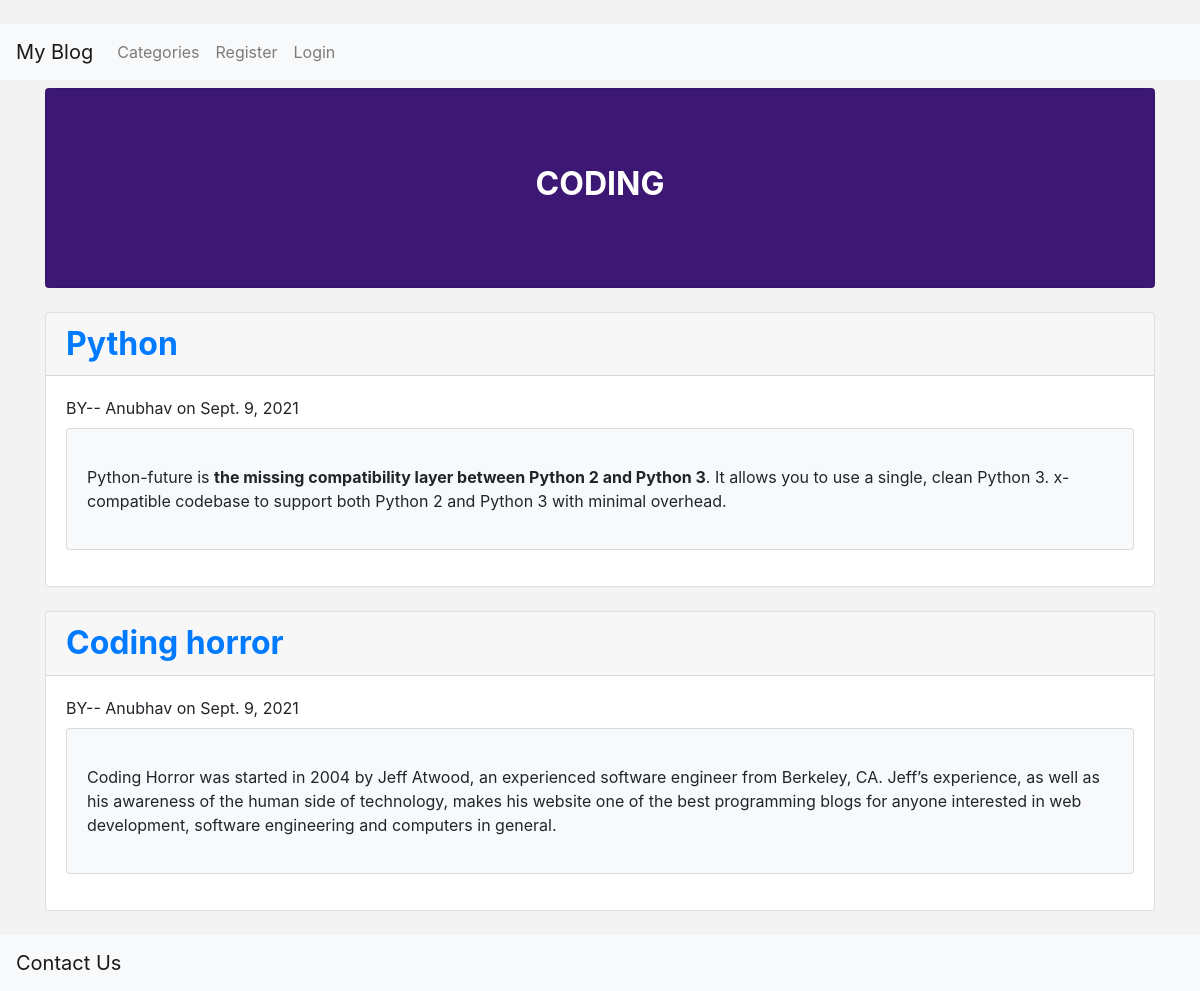
Screenshot of /category/Coding/ with the database file from the repository.
### myblog/models.py (models this page shows, shortened)
class Post(models.Model):
    title=models.CharField(max_length=255)
    header_image=models.ImageField(null=True,blank=True,upload_to="images/")
    title_tag=models.CharField(max_length=64,default="My Blog")
    author=models.ForeignKey(User,on_delete=models.CASCADE)
    body=RichTextField(blank=True,null=True)
    post_date=models.DateField(auto_now_add=True)
    snippet=models.CharField(max_length=255)
    category=models.CharField(max_length=255)##add default for admin site adding category
    likes=models.ManyToManyField(User,related_name='bog_posts')

### myblog/views.py (the view)
# urls.py: path("category/<str:cat>/",CategoryView,name='category'),
def CategoryView(request,cat):
    category_posts=Post.objects.filter(category=cat)
    return render(request,"myblog/categories.html",
                  {
                    'category_posts':category_posts
                    })

### myblog/templates/myblog/categories.html (shortened to what this page needs)
{% extends 'myblog/base.html' %}
   {% block body %}
   <div class="card my-2" style="display:flex;justify-content:center;text-align:center; background-color:#3C1874; width:100%;height:200px;">
      {% for v in category_posts|slice:":1" %}
         <h2 style="color:white;font-weight: bolder;font-size:xx-large" >{{v.category|upper}}</h2>
      {% endfor %}
   </div>
  {% if category_posts %}
    {% for post in category_posts %}
    <div class="card my-4" style="width: 100%;">
      <h2 class="card-header"><a href="{% url 'article-detail' post.pk %}" style="font-weight: bolder;">{{post.title}}</a></br></h2>
      <div class="card-body">
         BY-- {{post.author}} on {{post.post_date}}
         <div class="card bg-light mb-3 my-2">
            <div class="card-body">
                <p>{{post.body|safe}}</p>
            </div>
          </div>
      </div>
    </div>
    {% endfor %}
  {% else %}
     <h2>Sorry this page does not exist</h2>
  {% endif %}
{% endblock %}

### myblog/templates/myblog/base.html (shortened to what this page needs)
﻿{% load static %}
<!doctype html>
<html lang="en">
<head>
    <link rel="stylesheet" href="https://stackpath.bootstrapcdn.com/bootstrap/4.5.2/css/bootstrap.min.css">
<link rel="stylesheet" href="{% static 'myblog/style.css' %}">
</head>
<body>
    <nav class="navbar navbar-expand-lg navbar-light bg-light">
        <a class="navbar-brand" href="{% url 'home' %}">My Blog</a>
        <div class="collapse navbar-collapse" id="navbarSupportedContent">
            <ul class="navbar-nav mr-auto">
                <li class="nav-item">
                    <a class="nav-link" href="{% url 'category-list' %}">Categories</a>
                </li>
                {% if user.is_authenticated   %}
                <li class="nav-item">
                    <a class="nav-link" href="{% url 'add_post' %}">Add Post</a>
                </li>
                <li class="nav-item">
                    <a class="nav-link" href="{% url 'logout' %}">Logout</a>
                </li>
                {% else %}
                <li class="nav-item">
                    <a class="nav-link" href="{% url 'register' %}">Register</a>
                </li>
                <li class="nav-item">
                    <a class="nav-link" href="{% url 'login' %}">Login</a>
                </li>
                {% endif %}
            </ul>
</div>
    </nav>
    <div class="container">
        {% block body %}
        {% endblock %}
    </div>
<nav class="navbar navbar-light bg-light">
    <a class="navbar-brand" href="#">
        Contact Us
      </a>
  </nav>
</body>
</html>

### myblog/static/myblog/style.css (style rules this page uses)
* { box-sizing: border-box; margin:0 }
body { background-color: #F3F3F3 }

### rows the page displays
Post: category "CODING", title "Python", author "Anubhav", post_date "Sept. 9, 2021", body "Python-future is the missing compatibility layer between Python 2 and Python 3 . It allows you to use a single, clean Python 3. x-compatible codebase to support both Python 2 and Python 3 with minimal overhead."
Post: title "Coding horror", author "Anubhav", post_date "Sept. 9, 2021", body "Coding Horror was started in 2004 by Jeff Atwood, an experienced software engineer from Berkeley, CA. Jeff’s experience, as well as his awareness of the human side of technology, makes his website one of the best programming blogs for anyone interested in web development, software engineering and computers in general."
